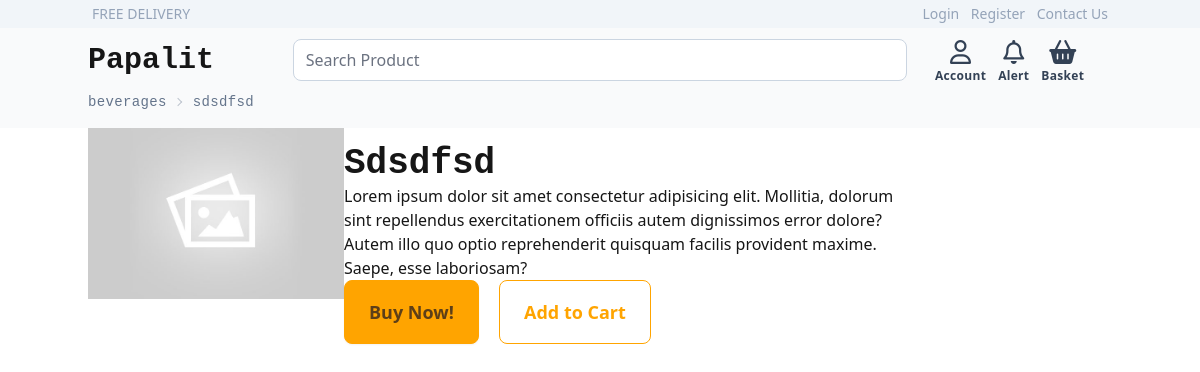
The app's page /product/86ee8840-6bd3-4d3a-90d6-d968e08e3b93 with its own data.
### products/models.py (models this page shows, shortened)
class Product(models.Model):
    name= models.CharField(max_length =200, null=True,blank =True)
    price = models.DecimalField(null = True,blank =True,decimal_places=2,max_digits=6)
    id = models.UUIDField(default=uuid.uuid4,unique=True,primary_key=True,editable=False)
    category = models.ForeignKey(Category ,on_delete=models.CASCADE,null=True,blank =True)
    image= models.ImageField(null=True,blank=True,default='default.jpg')
    is_sale =models.BooleanField(default=False)
    sale_price =models.DecimalField(null = True,blank =True,decimal_places=2,max_digits=6)

class Category(models.Model):
    name= models.CharField(max_length = 200,null =True,blank = True)
    id = models.UUIDField(default=uuid.uuid4,unique=True,primary_key=True,editable=False)
    def __str__(self):
        return self.name

### products/views.py (the view)
# urls.py: path('product/<str:pk>',views.product, name='product'),
def product(request,pk):
    product = Product.objects.get(id=pk)
    context={'product':product}
    return render(request,'products/product.html',context)

### products/templates/products/product.html (shortened to what this page needs)
{%extends 'base.html'%} {%block content%}
<div class="container mx-auto">
  <div class="text-sm breadcrumbs">
    <ul class="tracking-wide font-mono text-slate-500">
      <li>{{product.category}}</li>
      <li>{{product.name}}</li>
    </ul>
  </div>
</div>
<div class="bg-white mt-2">
  <div class="container mx-auto grid w-full grid-cols-4">
    <img
      src="{{product.image.url}}"
      class="col-span-1 w-full mx-auto"
      alt=""
      srcset=""
    />
    <div class="col-span-3 mt-4 flex flex-col justify-between">
      <h1 class="font-mono text-4xl font-semibold">{{product.name.title}}</h1>
      <div>
        <p class="max-w-xl">
          Lorem ipsum dolor sit amet consectetur adipisicing elit. Mollitia,
          dolorum sint repellendus exercitationem officiis autem dignissimos
          error dolore? Autem illo quo optio reprehenderit quisquam facilis
          provident maxime. Saepe, esse laboriosam?
        </p>
      </div>
      <div class="space-x-4">
        <button class="btn btn-lg btn-secondary">Buy Now!</button>
        <button
          id="addCart"
          value="{{product.id}}"
          class="btn btn-lg btn-outline btn-secondary"
        >
          Add to Cart
        </button>
      </div>
    </div>
  </div>
</div>
{%endblock%}

### records on screen
Product: category "beverages", name "sdsdfsd", image (placeholder picture), name "Sdsdfsd"
